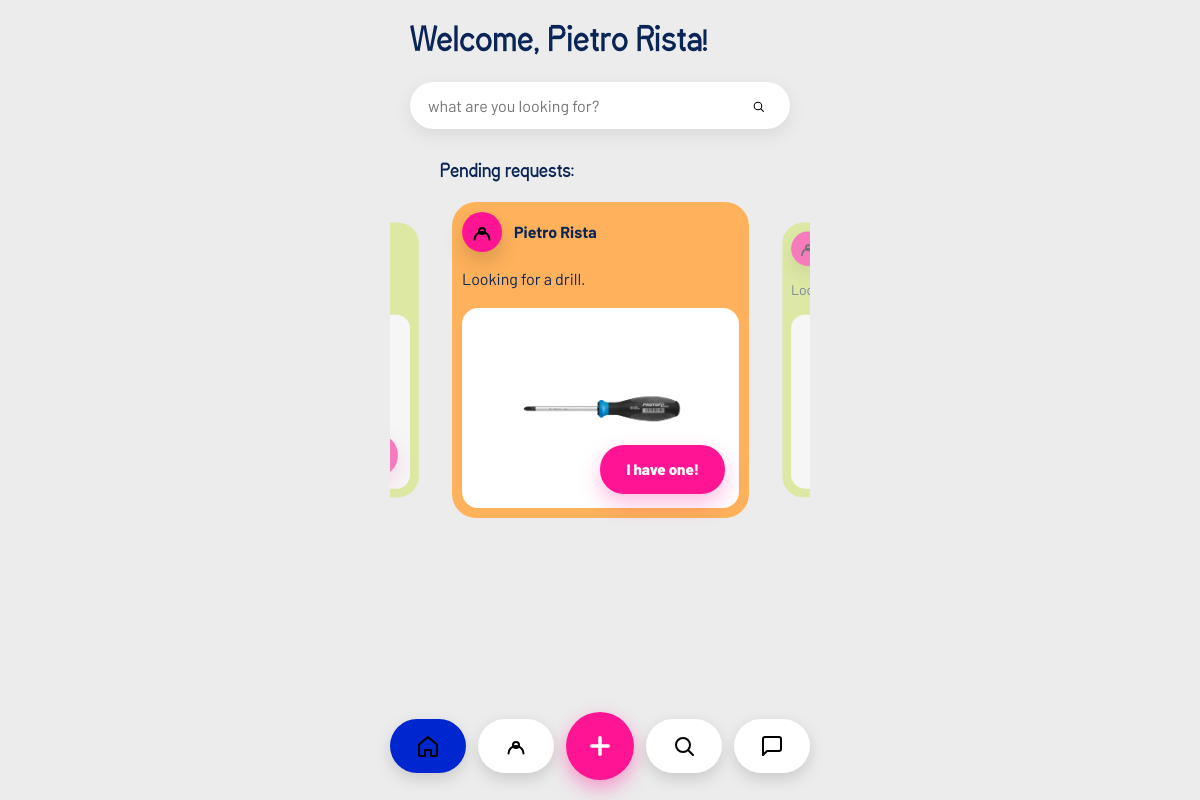
/dashboard (signed in), run on the app's committed database.
### tables this page shows
CREATE TABLE users (
                id INTEGER PRIMARY KEY AUTOINCREMENT,
                username TEXT UNIQUE NOT NULL,
                email TEXT UNIQUE,
                password TEXT NOT NULL,
                location TEXT,
                categories TEXT
            , photo TEXT, latitude REAL, longitude REAL);

CREATE TABLE requests (
            id INTEGER PRIMARY KEY AUTOINCREMENT,
            item_id INTEGER NOT NULL,
            borrower_id INTEGER NOT NULL,
            status TEXT DEFAULT 'pending',
            created_at TIMESTAMP DEFAULT CURRENT_TIMESTAMP,
            FOREIGN KEY (item_id) REFERENCES items (id),
            FOREIGN KEY (borrower_id) REFERENCES "users_old" (id)
        );

CREATE TABLE items (
            id INTEGER PRIMARY KEY AUTOINCREMENT,
            name TEXT NOT NULL,
            description TEXT,
            owner_id INTEGER NOT NULL,
            status TEXT DEFAULT 'available',
            keywords TEXT, category TEXT, photo TEXT,
            FOREIGN KEY (owner_id) REFERENCES "users_old" (id)
        );

### app.py (the view, shortened to what this page needs)
@app.route('/dashboard')
def dashboard():
    if 'user_id' not in session:
        return redirect(url_for('login'))
    success_message = None
    if session.pop('login_success', False):
        success_message = 'You are successfully logged in'
    conn = get_db_connection()
    cursor = conn.cursor()
    cursor.execute('SELECT * FROM items WHERE owner_id = ?', (session['user_id'],))
    my_items = cursor.fetchall()
    cursor.execute('''
        SELECT r.id, r.status, r.created_at, i.name as item_name, i.photo as item_photo, u.username as borrower
        FROM requests r
        JOIN items i ON r.item_id = i.id
        JOIN users u ON r.borrower_id = u.id
        WHERE i.owner_id = ?
        ORDER BY r.created_at DESC
    ''', (session['user_id'],))
    requests_for_me = cursor.fetchall()
    cursor.execute('SELECT categories FROM users WHERE id = ?', (session['user_id'],))
    user_categories_row = cursor.fetchone()
    user_categories = []
    if user_categories_row and user_categories_row['categories']:
        user_categories = [cat.strip() for cat in user_categories_row['categories'].split(',') if cat.strip()]
    matching_requested_items = []
    seen_request_ids = set()
    if user_categories:
        for category in user_categories:
            cursor.execute('''
                SELECT i.id, i.name, i.description, i.photo, u.username as owner
                FROM items i
                JOIN users u ON i.owner_id = u.id
                WHERE i.category LIKE ? AND i.owner_id != ? AND i.status = 'requested'
                ORDER BY i.id DESC
            ''', (f'%{category}%', session['user_id']))
            for item in cursor.fetchall():
                if item['id'] not in seen_request_ids:
                    matching_requested_items.append(item)
                    seen_request_ids.add(item['id'])
    cursor.execute('''
        SELECT id, name, photo
        FROM items
        WHERE owner_id = ? AND status = 'requested'
        ORDER BY id DESC
    ''', (session['user_id'],))
    my_open_requests = cursor.fetchall()
    cursor.execute('''
        SELECT r.id, r.status, r.created_at, i.name as item_name
        FROM requests r
        JOIN items i ON r.item_id = i.id
        WHERE r.borrower_id = ?
        ORDER BY r.created_at DESC
    ''', (session['user_id'],))
    my_requests = cursor.fetchall()
    conn.close()
    return render_template('dashboard.html',
                         username=session['username'],
                         success_message=success_message,
                         my_items=my_items,
                         requests_for_me=requests_for_me,
                         matching_requested_items=matching_requested_items,
                         my_open_requests=my_open_requests,
                         my_requests=my_requests)

### app.py (called while the page is built)
def get_db_connection():
    conn = sqlite3.connect(DATABASE)
    conn.row_factory = sqlite3.Row
    conn.create_function('distance_km', 4, haversine_km)
    return conn

@app.context_processor
def inject_current_user_photo():
    if 'user_id' not in session:
        return {'current_user_photo': None}
    conn = get_db_connection()
    cursor = conn.cursor()
    cursor.execute('SELECT photo FROM users WHERE id = ?', (session['user_id'],))
    row = cursor.fetchone()
    conn.close()
    return {'current_user_photo': row['photo'] if row else None}

### templates/dashboard.html (shortened to what this page needs)
<!DOCTYPE html>
<html lang="en">
<head>
    <link rel="stylesheet" href="{{ url_for('static', filename='style.css') }}">
</head>
<body class="dashboard-page">
    <div class="container dashboard-mobile">
        <header class="dashboard-header">
            <h1 class="welcome">Welcome, {{ username }}!</h1>
            <form class="search-form-mobile" action="{{ url_for('search') }}" method="GET" autocomplete="off" data-live-search>
                <div class="search-bar-wrapper">
                    <input type="text" name="q" placeholder="what are you looking for?" aria-label="search">
                    <span class="search-btn" aria-hidden="true">
                        <span class="icon icon-search" aria-hidden="true"></span>
                    </span>
                </div>
            </form>
        </header>
        <main>
            <section class="pending-section">
                <h2 class="section-title">Pending requests:</h2>
                {% if requests_for_me or my_open_requests or matching_requested_items %}
                    <div class="pending-cards-scroll">
                    {% for req in requests_for_me %}
                    <div class="pending-card">
                        <div class="pending-card-header">
                            <div class="requester-avatar icon icon-user"></div>
                            <div class="requester-name">{{ req.borrower }}</div>
                        </div>
                        <p class="request-desc">Looking for a {{ req.item_name }}.</p>
                        <div class="request-image-card">
                            {% if req.item_photo %}
                            <img src="{{ url_for('static', filename='uploads/' + req.item_photo) }}" alt="{{ req.item_name }}" class="request-image">
                            {% else %}
                            <img src="{{ url_for('static', filename='img_screwdriver.png') }}" alt="{{ req.item_name }}" class="request-image">
                            {% endif %}
                            <a href="{{ url_for('respond_request', request_id=req.id) }}" class="big-action-button">I have one!</a>
                        </div>
                    </div>
                    {% endfor %}
                    {% for item in matching_requested_items %}
                    <div class="pending-card">
                        <div class="pending-card-header">
                            <div class="requester-avatar icon icon-user"></div>
                        </div>
                        <p class="request-desc">Looking for a {{ item.name }}.</p>
                        <div class="request-image-card">
                        </div>
                    </div>
                    {% endfor %}
                    </div>
                {% else %}
                    <p class="empty-state">No pending requests</p>
                {% endif %}
            </section>
        </main>
        {% include 'footer_nav.html' %}
    </div>
</body>
</html>

### data on the page
users: username "Pietro Rista"
requests: borrower "Pietro Rista", item_name "drill"
